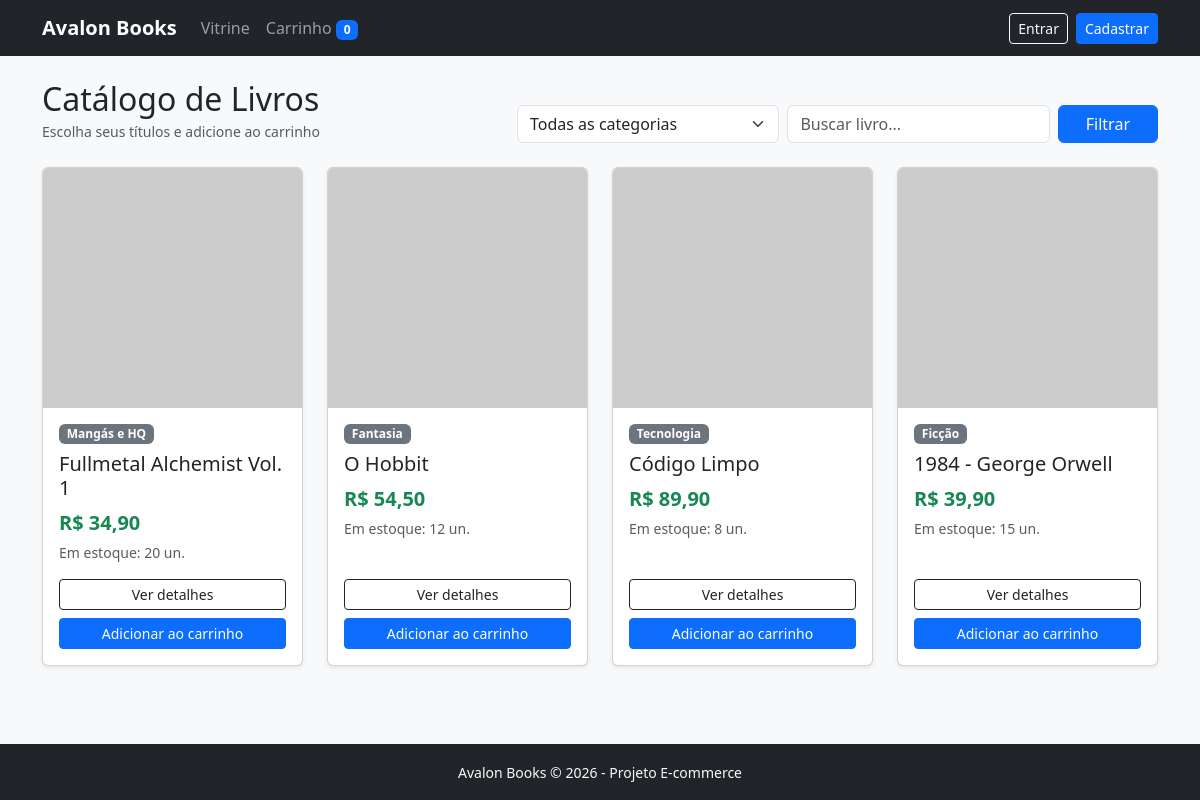
The page / on the database its author committed.
### tables this page shows
CREATE TABLE produtos (
    id INT AUTO_INCREMENT PRIMARY KEY,
    categoria_id INT NOT NULL,
    nome VARCHAR(150) NOT NULL,
    descricao TEXT,
    preco DECIMAL(10, 2) NOT NULL,
    estoque INT NOT NULL DEFAULT 0,
    imagem VARCHAR(255) DEFAULT 'assets/img/sem-capa.png',
    ativo TINYINT(1) NOT NULL DEFAULT 1,
    criado_em TIMESTAMP DEFAULT CURRENT_TIMESTAMP,
    CONSTRAINT fk_produto_categoria FOREIGN KEY (categoria_id) REFERENCES categorias(id)
);

CREATE TABLE categorias (
    id INT AUTO_INCREMENT PRIMARY KEY,
    nome VARCHAR(80) NOT NULL UNIQUE
);

### index.php (the view, shortened to what this page needs)
<?php
require_once __DIR__ . '/config/database.php';
require_once __DIR__ . '/includes/header.php';
$busca       = trim($_GET['busca'] ?? '');
$sql = 'SELECT p.*, c.nome AS categoria_nome
        FROM produtos p
        INNER JOIN categorias c ON c.id = p.categoria_id
        WHERE p.ativo = 1';
$params = [];
$sql .= ' ORDER BY p.id DESC';
$stmt = $pdo->prepare($sql);
$stmt->execute($params);
$produtos = $stmt->fetchAll();
?>
<div class="row mb-4 align-items-end">
    <div class="col-md-5">
        <h2 class="mb-0">Catálogo de Livros</h2>
        <small class="text-muted">Escolha seus títulos e adicione ao carrinho</small>
    </div>
    <div class="col-md-7">
        <form method="GET" class="row g-2">
            <div class="col-md-5">
                <select name="categoria" class="form-select">
                    <option value="0">Todas as categorias</option>
                </select>
            </div>
            <div class="col-md-5">
                <input type="text" name="busca" class="form-control" placeholder="Buscar livro..." value="<?= htmlspecialchars($busca) ?>">
            </div>
            <div class="col-md-2 d-grid">
                <button type="submit" class="btn btn-primary">Filtrar</button>
            </div>
        </form>
    </div>
</div>
<div class="row g-4">
    <?php foreach ($produtos as $livro): ?>
        <div class="col-sm-6 col-md-4 col-lg-3">
            <div class="card h-100 shadow-sm">
                <img src="<?= htmlspecialchars($livro['imagem']) ?>" class="card-img-top" alt="<?= htmlspecialchars($livro['nome']) ?>" style="height: 240px; object-fit: cover;">
                <div class="card-body d-flex flex-column">
                    <span class="badge bg-secondary mb-2 align-self-start"><?= htmlspecialchars($livro['categoria_nome']) ?></span>
                    <h5 class="card-title"><?= htmlspecialchars($livro['nome']) ?></h5>
                    <p class="fw-bold text-success fs-5 mb-1">R$ <?= number_format($livro['preco'], 2, ',', '.') ?></p>
                    <p class="small text-muted mb-3">
                        <?= $livro['estoque'] > 0 ? "Em estoque: {$livro['estoque']} un." : '<span class="text-danger">Esgotado</span>' ?>
                    </p>
                    <div class="mt-auto d-grid gap-2">
                        <a href="produto.php?id=<?= $livro['id'] ?>" class="btn btn-outline-dark btn-sm">Ver detalhes</a>
                        <?php if ($livro['estoque'] > 0): ?>
                            <form action="actions/carrinho_acoes.php" method="POST">
                                <button type="submit" class="btn btn-primary btn-sm w-100">Adicionar ao carrinho</button>
                            </form>
                        <?php endif; ?>
                    </div>
                </div>
            </div>
        </div>
    <?php endforeach; ?>
</div>
<?php require_once __DIR__ . '/includes/footer.php'; ?>

### includes/header.php (shortened to what this page needs)
<?php
$totalItensCarrinho = 0;
$base = str_contains($_SERVER['SCRIPT_NAME'], '/admin/') ? '../' : '';
?>
<!DOCTYPE html>
<html lang="pt-BR">
<head>
    <link href="https://cdn.jsdelivr.net/npm/bootstrap@5.3.3/dist/css/bootstrap.min.css" rel="stylesheet">
</head>
<body class="bg-light d-flex flex-column min-vh-100">
<nav class="navbar navbar-expand-lg navbar-dark bg-dark mb-4">
    <div class="container">
        <a class="navbar-brand fw-bold" href="<?= $base ?>index.php">Avalon Books</a>
        <div class="collapse navbar-collapse" id="menuPrincipal">
            <ul class="navbar-nav me-auto">
                <li class="nav-item">
                    <a class="nav-link" href="<?= $base ?>index.php">Vitrine</a>
                </li>
                <li class="nav-item">
                    <a class="nav-link" href="<?= $base ?>carrinho.php">
                        Carrinho <span class="badge bg-primary"><?= $totalItensCarrinho ?></span>
                    </a>
                </li>
            </ul>
            <div class="d-flex align-items-center gap-2">
                <?php if (isset($_SESSION['usuario'])): ?>
                    <span class="text-light small me-2">Olá, <?= htmlspecialchars($_SESSION['usuario']['nome']) ?></span>
                    <a href="<?= $base ?>actions/auth_logout.php" class="btn btn-outline-light btn-sm">Sair</a>
                <?php else: ?>
                    <a href="<?= $base ?>login.php" class="btn btn-outline-light btn-sm">Entrar</a>
                    <a href="<?= $base ?>cadastro.php" class="btn btn-primary btn-sm">Cadastrar</a>
                <?php endif; ?>
            </div>
        </div>
    </div>
</nav>
<main class="container flex-grow-1 mb-5">

### includes/footer.php (shortened to what this page needs)
</main>
<footer class="bg-dark text-light text-center py-3 mt-auto">
    <div class="container">
        <small>Avalon Books &copy; <?= date('Y') ?> - Projeto E-commerce</small>
    </div>
</footer>
</body>
</html>

### rows shown on the page
produtos: categoria.nome "Mangás e HQ", nome "Fullmetal Alchemist Vol. 1", preco "34,90", estoque "20"
produtos: categoria.nome "Fantasia", nome "O Hobbit", preco "54,50", estoque "12"
produtos: categoria.nome "Tecnologia", nome "Código Limpo", preco "89,90", estoque "8"
produtos: categoria.nome "Ficção", nome "1984 - George Orwell", preco "39,90", estoque "15"

### other values the page prints
$totalItensCarrinho "0"
